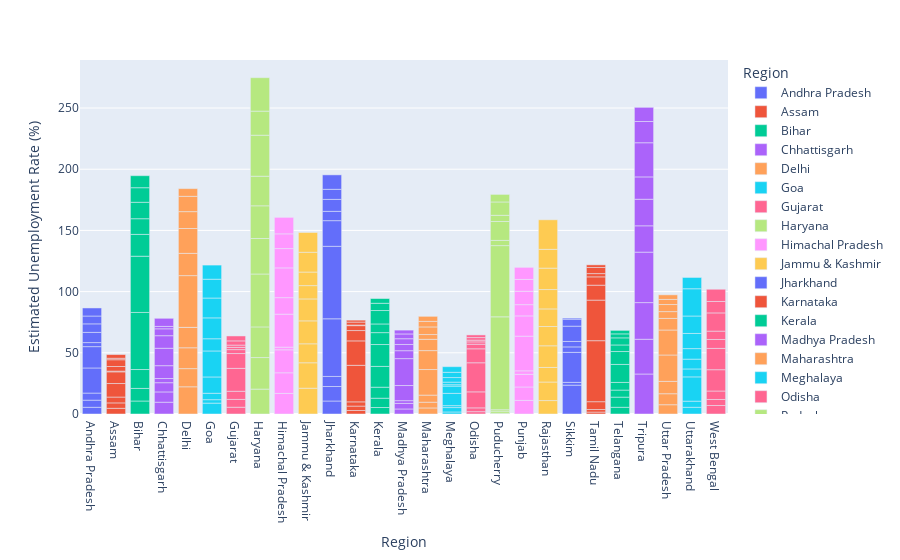

Write notebook code for a chart like this one.
### Code cell
fig = px.bar(df,x='Region',y=" Estimated Unemployment Rate (%)",template="plotly",color="Region")
fig.show()

### Figure 1 — Plotly figure (JSON) as saved in the notebook; plotly's stock layout.template omitted (floating-point values rounded to 4 significant figures)
{"data": [{"alignmentgroup": "True", "hovertemplate": "Region=%{x}<br> Estimated Unemployment Rate (%)=%{y}<extra></extra>", "legendgroup": "Andhra Pradesh", "marker": {"color": "#636efa", "pattern": {"shape": ""}}, "name": "Andhra Pradesh", "offsetgroup": "Andhra Pradesh", "orientation": "v", "showlegend": true, "textposition": "auto", "type": "bar", "x": ["Andhra Pradesh", "Andhra Pradesh", "Andhra Pradesh", "Andhra Pradesh", "Andhra Pradesh", "Andhra Pradesh", "Andhra Pradesh", "Andhra Pradesh", "Andhra Pradesh", "Andhra Pradesh"], "xaxis": "x", "y": [5.48, 5.83, 5.79, 20.51, 17.43, 3.31, 8.34, 6.96, 6.4, 6.59], "yaxis": "y"}, {"alignmentgroup": "True", "hovertemplate": "Region=%{x}<br> Estimated Unemployment Rate (%)=%{y}<extra></extra>", "legendgroup": "Assam", "marker": {"color": "#EF553B", "pattern": {"shape": ""}}, "name": "Assam", "offsetgroup": "Assam", "orientation": "v", "showlegend": true, "textposition": "auto", "type": "bar", "x": ["Assam", "Assam", "Assam", "Assam", "Assam", "Assam", "Assam", "Assam", "Assam", "Assam"], "xaxis": "x", "y": [4.66, 4.41, 4.77, 11.06, 9.55, 0.6, 3.77, 5.53, 1.19, 3.02], "yaxis": "y"}, {"alignmentgroup": "True", "hovertemplate": "Region=%{x}<br> Estimated Unemployment Rate (%)=%{y}<extra></extra>", "legendgroup": "Bihar", "marker": {"color": "#00cc96", "pattern": {"shape": ""}}, "name": "Bihar", "offsetgroup": "Bihar", "orientation": "v", "showlegend": true, "textposition": "auto", "type": "bar", "x": ["Bihar", "Bihar", "Bihar", "Bihar", "Bihar", "Bihar", "Bihar", "Bihar", "Bihar", "Bihar"], "xaxis": "x", "y": [10.61, 10.29, 15.43, 46.64, 45.96, 17.82, 12.79, 13.44, 11.91, 9.82], "yaxis": "y"}, {"alignmentgroup": "True", "hovertemplate": "Region=%{x}<br> Estimated Unemployment Rate (%)=%{y}<extra></extra>", "legendgroup": "Chhattisgarh", "marker": {"color": "#ab63fa", "pattern": {"shape": ""}}, "name": "Chhattisgarh", "offsetgroup": "Chhattisgarh", "orientation": "v", "showlegend": true, "textposition": "auto", "type": "bar", "x": ["Chhattisgarh", "Chhattisgarh", "Chhattisgarh", "Chhattisgarh", "Chhattisgarh", "Chhattisgarh", "Chhattisgarh", "Chhattisgarh", "Chhattisgarh", "Chhattisgarh"], "xaxis": "x", "y": [9.65, 8.38, 7.54, 3.41, 10.5, 14.23, 10.27, 5.63, 1.96, 6.62], "yaxis": "y"}, {"alignmentgroup": "True", "hovertemplate": "Region=%{x}<br> Estimated Unemployment Rate (%)=%{y}<extra></extra>", "legendgroup": "Delhi", "marker": {"color": "#FFA15A", "pattern": {"shape": ""}}, "name": "Delhi", "offsetgroup": "Delhi", "orientation": "v", "showlegend": true, "textposition": "auto", "type": "bar", "x": ["Delhi", "Delhi", "Delhi", "Delhi", "Delhi", "Delhi", "Delhi", "Delhi", "Delhi", "Delhi"], "xaxis": "x", "y": [22.23, 14.84, 17.04, 16.68, 42.27, 18.19, 20.3, 13.79, 12.53, 6.27], "yaxis": "y"}, {"alignmentgroup": "True", "hovertemplate": "Region=%{x}<br> Estimated Unemployment Rate (%)=%{y}<extra></extra>", "legendgroup": "Goa", "marker": {"color": "#19d3f3", "pattern": {"shape": ""}}, "name": "Goa", "offsetgroup": "Goa", "orientation": "v", "showlegend": true, "textposition": "auto", "type": "bar", "x": ["Goa", "Goa", "Goa", "Goa", "Goa", "Goa", "Goa", "Goa", "Goa", "Goa"], "xaxis": "x", "y": [8.89, 2.81, 5.25, 13.31, 21.25, 9.96, 17.07, 16.21, 15.38, 11.54], "yaxis": "y"}, {"alignmentgroup": "True", "hovertemplate": "Region=%{x}<br> Estimated Unemployment Rate (%)=%{y}<extra></extra>", "legendgroup": "Gujarat", "marker": {"color": "#FF6692", "pattern": {"shape": ""}}, "name": "Gujarat", "offsetgroup": "Gujarat", "orientation": "v", "showlegend": true, "textposition": "auto", "type": "bar", "x": ["Gujarat", "Gujarat", "Gujarat", "Gujarat", "Gujarat", "Gujarat", "Gujarat", "Gujarat", "Gujarat", "Gujarat"], "xaxis": "x", "y": [5.54, 6.38, 6.66, 18.71, 12.11, 3.2, 1.84, 1.87, 3.42, 4.03], "yaxis": "y"}, {"alignmentgroup": "True", "hovertemplate": "Region=%{x}<br> Estimated Unemployment Rate (%)=%{y}<extra></extra>", "legendgroup": "Haryana", "marker": {"color": "#B6E880", "pattern": {"shape": ""}}, "name": "Haryana", "offsetgroup": "Haryana", "orientation": "v", "showlegend": true, "textposition": "auto", "type": "bar", "x": ["Haryana", "Haryana", "Haryana", "Haryana", "Haryana", "Haryana", "Haryana", "Haryana", "Haryana", "Haryana"], "xaxis": "x", "y": [20.34, 25.77, 25.05, 43.22, 29.02, 26.7, 24.18, 33.5, 19.68, 27.31], "yaxis": "y"}, {"alignmentgroup": "True", "hovertemplate": "Region=%{x}<br> Estimated Unemployment Rate (%)=%{y}<extra></extra>", "legendgroup": "Himachal Pradesh", "marker": {"color": "#FF97FF", "pattern": {"shape": ""}}, "name": "Himachal Pradesh", "offsetgroup": "Himachal Pradesh", "orientation": "v", "showlegend": true, "textposition": "auto", "type": "bar", "x": ["Himachal Pradesh", "Himachal Pradesh", "Himachal Pradesh", "Himachal Pradesh", "Himachal Pradesh", "Himachal Pradesh", "Himachal Pradesh", "Himachal Pradesh", "Himachal Pradesh", "Himachal Pradesh"], "xaxis": "x", "y": [16.83, 16.84, 18.76, 2.2, 26.95, 13.47, 24.31, 15.79, 12.04, 13.46], "yaxis": "y"}, {"alignmentgroup": "True", "hovertemplate": "Region=%{x}<br> Estimated Unemployment Rate (%)=%{y}<extra></extra>", "legendgroup": "Jammu & Kashmir", "marker": {"color": "#FECB52", "pattern": {"shape": ""}}, "name": "Jammu & Kashmir", "offsetgroup": "Jammu & Kashmir", "orientation": "v", "showlegend": true, "textposition": "auto", "type": "bar", "x": ["Jammu & Kashmir", "Jammu & Kashmir", "Jammu & Kashmir", "Jammu & Kashmir", "Jammu & Kashmir", "Jammu & Kashmir", "Jammu & Kashmir", "Jammu & Kashmir", "Jammu & Kashmir"], "xaxis": "x", "y": [21.08, 20.78, 15.5, 18.74, 17.92, 10.88, 11.09, 16.17, 16.14], "yaxis": "y"}, {"alignmentgroup": "True", "hovertemplate": "Region=%{x}<br> Estimated Unemployment Rate (%)=%{y}<extra></extra>", "legendgroup": "Jharkhand", "marker": {"color": "#636efa", "pattern": {"shape": ""}}, "name": "Jharkhand", "offsetgroup": "Jharkhand", "orientation": "v", "showlegend": true, "textposition": "auto", "type": "bar", "x": ["Jharkhand", "Jharkhand", "Jharkhand", "Jharkhand", "Jharkhand", "Jharkhand", "Jharkhand", "Jharkhand", "Jharkhand", "Jharkhand"], "xaxis": "x", "y": [10.61, 11.85, 8.23, 47.09, 59.23, 20.95, 7.63, 9.76, 8.24, 11.8], "yaxis": "y"}, {"alignmentgroup": "True", "hovertemplate": "Region=%{x}<br> Estimated Unemployment Rate (%)=%{y}<extra></extra>", "legendgroup": "Karnataka", "marker": {"color": "#EF553B", "pattern": {"shape": ""}}, "name": "Karnataka", "offsetgroup": "Karnataka", "orientation": "v", "showlegend": true, "textposition": "auto", "type": "bar", "x": ["Karnataka", "Karnataka", "Karnataka", "Karnataka", "Karnataka", "Karnataka", "Karnataka", "Karnataka", "Karnataka", "Karnataka"], "xaxis": "x", "y": [2.86, 3.61, 3.46, 29.84, 19.97, 8.44, 4.01, 0.5, 2.41, 1.58], "yaxis": "y"}, {"alignmentgroup": "True", "hovertemplate": "Region=%{x}<br> Estimated Unemployment Rate (%)=%{y}<extra></extra>", "legendgroup": "Kerala", "marker": {"color": "#00cc96", "pattern": {"shape": ""}}, "name": "Kerala", "offsetgroup": "Kerala", "orientation": "v", "showlegend": true, "textposition": "auto", "type": "bar", "x": ["Kerala", "Kerala", "Kerala", "Kerala", "Kerala", "Kerala", "Kerala", "Kerala", "Kerala", "Kerala"], "xaxis": "x", "y": [5.31, 7.6, 8.99, 16.99, 17.88, 9.71, 7.09, 10.98, 5.91, 3.88], "yaxis": "y"}, {"alignmentgroup": "True", "hovertemplate": "Region=%{x}<br> Estimated Unemployment Rate (%)=%{y}<extra></extra>", "legendgroup": "Madhya Pradesh", "marker": {"color": "#ab63fa", "pattern": {"shape": ""}}, "name": "Madhya Pradesh", "offsetgroup": "Madhya Pradesh", "orientation": "v", "showlegend": true, "textposition": "auto", "type": "bar", "x": ["Madhya Pradesh", "Madhya Pradesh", "Madhya Pradesh", "Madhya Pradesh", "Madhya Pradesh", "Madhya Pradesh", "Madhya Pradesh", "Madhya Pradesh", "Madhya Pradesh", "Madhya Pradesh"], "xaxis": "x", "y": [4.11, 4.57, 2.22, 12.36, 21.98, 6.48, 5.08, 4.7, 3.91, 3.13], "yaxis": "y"}, {"alignmentgroup": "True", "hovertemplate": "Region=%{x}<br> Estimated Unemployment Rate (%)=%{y}<extra></extra>", "legendgroup": "Maharashtra", "marker": {"color": "#FFA15A", "pattern": {"shape": ""}}, "name": "Maharashtra", "offsetgroup": "Maharashtra", "orientation": "v", "showlegend": true, "textposition": "auto", "type": "bar", "x": ["Maharashtra", "Maharashtra", "Maharashtra", "Maharashtra", "Maharashtra", "Maharashtra", "Maharashtra", "Maharashtra", "Maharashtra", "Maharashtra"], "xaxis": "x", "y": [4.95, 4.69, 5.79, 20.9, 15.46, 9.23, 3.89, 6.23, 4.55, 4.1], "yaxis": "y"}, {"alignmentgroup": "True", "hovertemplate": "Region=%{x}<br> Estimated Unemployment Rate (%)=%{y}<extra></extra>", "legendgroup": "Meghalaya", "marker": {"color": "#19d3f3", "pattern": {"shape": ""}}, "name": "Meghalaya", "offsetgroup": "Meghalaya", "orientation": "v", "showlegend": true, "textposition": "auto", "type": "bar", "x": ["Meghalaya", "Meghalaya", "Meghalaya", "Meghalaya", "Meghalaya", "Meghalaya", "Meghalaya", "Meghalaya", "Meghalaya", "Meghalaya"], "xaxis": "x", "y": [1.66, 3.59, 1.58, 10.03, 5.92, 1.15, 2.1, 3.74, 4.29, 4.6], "yaxis": "y"}, {"alignmentgroup": "True", "hovertemplate": "Region=%{x}<br> Estimated Unemployment Rate (%)=%{y}<extra></extra>", "legendgroup": "Odisha", "marker": {"color": "#FF6692", "pattern": {"shape": ""}}, "name": "Odisha", "offsetgroup": "Odisha", "orientation": "v", "showlegend": true, "textposition": "auto", "type": "bar", "x": ["Odisha", "Odisha", "Odisha", "Odisha", "Odisha", "Odisha", "Odisha", "Odisha", "Odisha", "Odisha"], "xaxis": "x", "y": [1.9, 3.12, 13.08, 23.76, 11.41, 3.77, 1.88, 1.42, 2.1, 2.18], "yaxis": "y"}, {"alignmentgroup": "True", "hovertemplate": "Region=%{x}<br> Estimated Unemployment Rate (%)=%{y}<extra></extra>", "legendgroup": "Puducherry", "marker": {"color": "#B6E880", "pattern": {"shape": ""}}, "name": "Puducherry", "offsetgroup": "Puducherry", "orientation": "v", "showlegend": true, "textposition": "auto", "type": "bar", "x": ["Puducherry", "Puducherry", "Puducherry", "Puducherry", "Puducherry", "Puducherry", "Puducherry", "Puducherry", "Puducherry", "Puducherry"], "xaxis": "x", "y": [0.58, 1.76, 1.2, 75.85, 58.19, 4.24, 15.47, 5.05, 10.9, 6.18], "yaxis": "y"}, {"alignmentgroup": "True", "hovertemplate": "Region=%{x}<br> Estimated Unemployment Rate (%)=%{y}<extra></extra>", "legendgroup": "Punjab", "marker": {"color": "#FF97FF", "pattern": {"shape": ""}}, "name": "Punjab", "offsetgroup": "Punjab", "orientation": "v", "showlegend": true, "textposition": "auto", "type": "bar", "x": ["Punjab", "Punjab", "Punjab", "Punjab", "Punjab", "Punjab", "Punjab", "Punjab", "Punjab", "Punjab"], "xaxis": "x", "y": [11.11, 10.97, 10.32, 2.86, 28.33, 16.55, 9.19, 10.99, 9.61, 9.88], "yaxis": "y"}, {"alignmentgroup": "True", "hovertemplate": "Region=%{x}<br> Estimated Unemployment Rate (%)=%{y}<extra></extra>", "legendgroup": "Rajasthan", "marker": {"color": "#FECB52", "pattern": {"shape": ""}}, "name": "Rajasthan", "offsetgroup": "Rajasthan", "orientation": "v", "showlegend": true, "textposition": "auto", "type": "bar", "x": ["Rajasthan", "Rajasthan", "Rajasthan", "Rajasthan", "Rajasthan", "Rajasthan", "Rajasthan", "Rajasthan", "Rajasthan", "Rajasthan"], "xaxis": "x", "y": [10.97, 15.16, 11.9, 17.7, 15.74, 14.39, 15.81, 17.51, 15.35, 24.15], "yaxis": "y"}, {"alignmentgroup": "True", "hovertemplate": "Region=%{x}<br> Estimated Unemployment Rate (%)=%{y}<extra></extra>", "legendgroup": "Sikkim", "marker": {"color": "#636efa", "pattern": {"shape": ""}}, "name": "Sikkim", "offsetgroup": "Sikkim", "orientation": "v", "showlegend": true, "textposition": "auto", "type": "bar", "x": ["Sikkim", "Sikkim", "Sikkim", "Sikkim", "Sikkim", "Sikkim", "Sikkim", "Sikkim"], "xaxis": "x", "y": [23.57, 2.28, 24.51, 4.46, 4.45, 12.49, 5.7, 0.88], "yaxis": "y"}, {"alignmentgroup": "True", "hovertemplate": "Region=%{x}<br> Estimated Unemployment Rate (%)=%{y}<extra></extra>", "legendgroup": "Tamil Nadu", "marker": {"color": "#EF553B", "pattern": {"shape": ""}}, "name": "Tamil Nadu", "offsetgroup": "Tamil Nadu", "orientation": "v", "showlegend": true, "textposition": "auto", "type": "bar", "x": ["Tamil Nadu", "Tamil Nadu", "Tamil Nadu", "Tamil Nadu", "Tamil Nadu", "Tamil Nadu", "Tamil Nadu", "Tamil Nadu", "Tamil Nadu", "Tamil Nadu"], "xaxis": "x", "y": [1.57, 2.09, 6.4, 49.83, 33.16, 12.2, 6.81, 2.65, 5, 2.16], "yaxis": "y"}, {"alignmentgroup": "True", "hovertemplate": "Region=%{x}<br> Estimated Unemployment Rate (%)=%{y}<extra></extra>", "legendgroup": "Telangana", "marker": {"color": "#00cc96", "pattern": {"shape": ""}}, "name": "Telangana", "offsetgroup": "Telangana", "orientation": "v", "showlegend": true, "textposition": "auto", "type": "bar", "x": ["Telangana", "Telangana", "Telangana", "Telangana", "Telangana", "Telangana", "Telangana", "Telangana", "Telangana", "Telangana"], "xaxis": "x", "y": [5.49, 8.29, 5.77, 6.25, 14.7, 10.55, 5.36, 5.79, 3.27, 2.86], "yaxis": "y"}, {"alignmentgroup": "True", "hovertemplate": "Region=%{x}<br> Estimated Unemployment Rate (%)=%{y}<extra></extra>", "legendgroup": "Tripura", "marker": {"color": "#ab63fa", "pattern": {"shape": ""}}, "name": "Tripura", "offsetgroup": "Tripura", "orientation": "v", "showlegend": true, "textposition": "auto", "type": "bar", "x": ["Tripura", "Tripura", "Tripura", "Tripura", "Tripura", "Tripura", "Tripura", "Tripura", "Tripura", "Tripura"], "xaxis": "x", "y": [32.67, 28.4, 29.95, 41.23, 21.51, 21.71, 18.24, 27.92, 17.35, 11.57], "yaxis": "y"}, {"alignmentgroup": "True", "hovertemplate": "Region=%{x}<br> Estimated Unemployment Rate (%)=%{y}<extra></extra>", "legendgroup": "Uttar Pradesh", "marker": {"color": "#FFA15A", "pattern": {"shape": ""}}, "name": "Uttar Pradesh", "offsetgroup": "Uttar Pradesh", "orientation": "v", "showlegend": true, "textposition": "auto", "type": "bar", "x": ["Uttar Pradesh", "Uttar Pradesh", "Uttar Pradesh", "Uttar Pradesh", "Uttar Pradesh", "Uttar Pradesh", "Uttar Pradesh", "Uttar Pradesh", "Uttar Pradesh", "Uttar Pradesh"], "xaxis": "x", "y": [7.58, 8.98, 10.11, 21.54, 20.41, 9.47, 5.56, 5.79, 4.18, 3.75], "yaxis": "y"}, {"alignmentgroup": "True", "hovertemplate": "Region=%{x}<br> Estimated Unemployment Rate (%)=%{y}<extra></extra>", "legendgroup": "Uttarakhand", "marker": {"color": "#19d3f3", "pattern": {"shape": ""}}, "name": "Uttarakhand", "offsetgroup": "Uttarakhand", "orientation": "v", "showlegend": true, "textposition": "auto", "type": "bar", "x": ["Uttarakhand", "Uttarakhand", "Uttarakhand", "Uttarakhand", "Uttarakhand", "Uttarakhand", "Uttarakhand", "Uttarakhand", "Uttarakhand", "Uttarakhand"], "xaxis": "x", "y": [5.49, 4.99, 19.85, 6.48, 8.01, 8.61, 12.38, 14.26, 22.26, 9.23], "yaxis": "y"}, {"alignmentgroup": "True", "hovertemplate": "Region=%{x}<br> Estimated Unemployment Rate (%)=%{y}<extra></extra>", "legendgroup": "West Bengal", "marker": {"color": "#FF6692", "pattern": {"shape": ""}}, "name": "West Bengal", "offsetgroup": "West Bengal", "orientation": "v", "showlegend": true, "textposition": "auto", "type": "bar", "x": ["West Bengal", "West Bengal", "West Bengal", "West Bengal", "West Bengal", "West Bengal", "West Bengal", "West Bengal", "West Bengal", "West Bengal"], "xaxis": "x", "y": [6.94, 4.92, 6.92, 17.41, 17.41, 7.29, 6.83, 14.87, 9.35, 9.98], "yaxis": "y"}], "layout": {"barmode": "relative", "legend": {"title": {"text": "Region"}, "tracegroupgap": 0}, "margin": {"t": 60}, "xaxis": {"anchor": "y", "categoryarray": ["Andhra Pradesh", "Assam", "Bihar", "Chhattisgarh", "Delhi", "Goa", "Gujarat", "Haryana", "Himachal Pradesh", "Jammu & Kashmir", "Jharkhand", "Karnataka", "Kerala", "Madhya Pradesh", "Maharashtra", "Meghalaya", "Odisha", "Puducherry", "Punjab", "Rajasthan", "Sikkim", "Tamil Nadu", "Telangana", "Tripura", "Uttar Pradesh", "Uttarakhand", "West Bengal"], "categoryorder": "array", "domain": [0, 1], "title": {"text": "Region"}}, "yaxis": {"anchor": "x", "domain": [0, 1], "title": {"text": " Estimated Unemployment Rate (%)"}}}}
